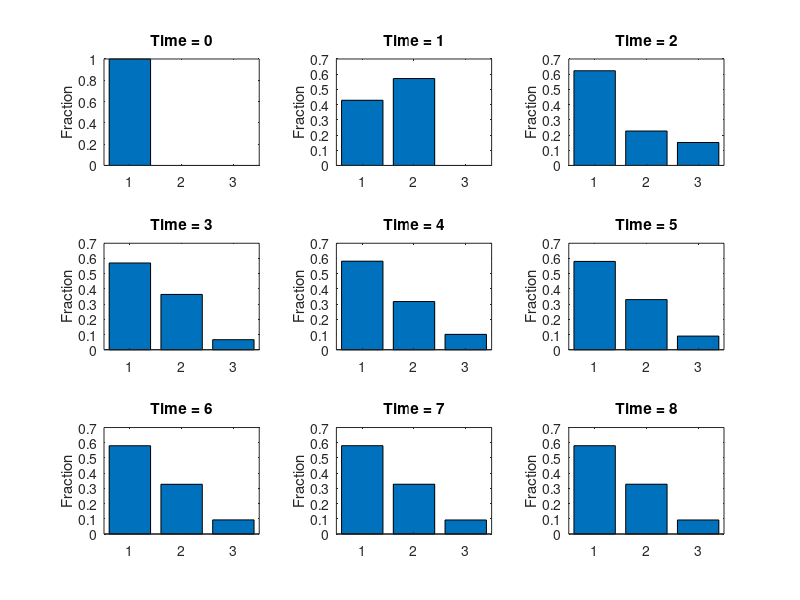
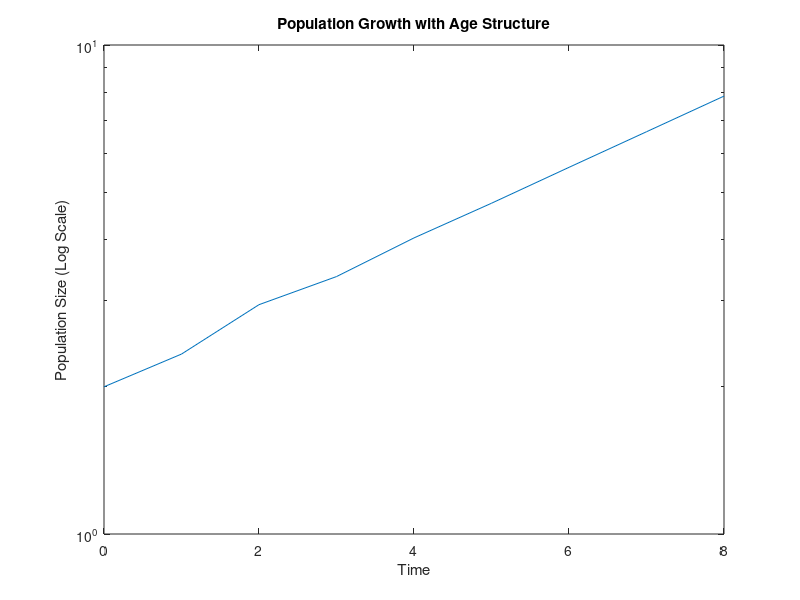
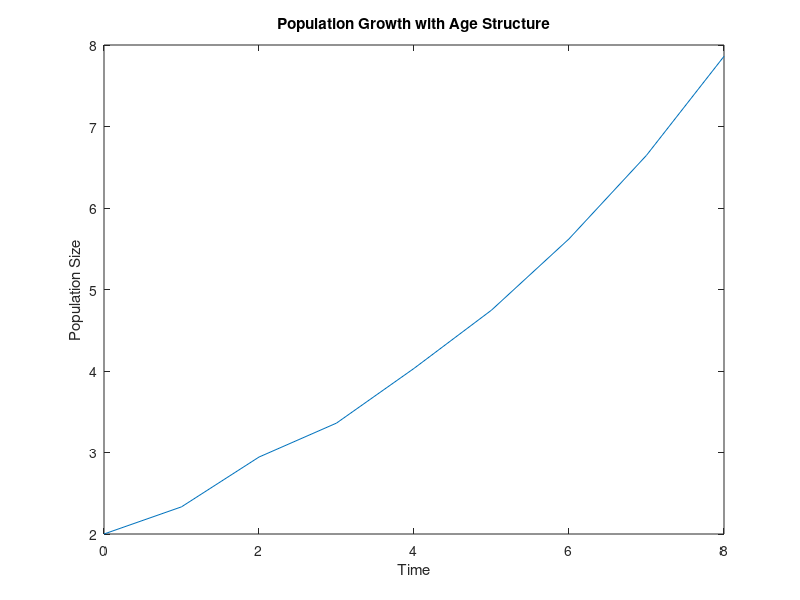

These charts were generated, in order, by the following MATLAB code:
% Scripts for Population Bomb
% Lecture 3 - Anthony J. Richardson
% Example 1: Discrete Time Geometric Growth Equation
% Try playing with different values of R
setenv ("GNUTERM","xlib")
more off
% Lecture 3: The Leslie Matrix in Discrete Time
% M3.1
n0=[2;0;0] % Initial population sizes = 2, 0, 0
m=[0.5 1 0.75; 0.6666 0 0; 0 0.33333 0]% Leslie Matrix = m=[0.5 1 0.75; 0.6666 0 0; 0 0.33333 0]% Leslie Matrix
s0=sum(n0) % total population
c0=n0/s0 % proportion of population in each age class = age distribution

n1=m*n0 % 1st iteration
s1=sum(n1) % total
c1=n1/s1 % proportion of population in each age class = age distribution

n2=m*n1
s2=sum(n2)
c2=n2/s2

n3=m*n2
s3=sum(n3)
c3=n3/s3

n4=m*n3
s4=sum(n4)
c4=n4/s4

n5=m*n4
s5=sum(n5)
c5=n5/s5

n6=m*n5
s6=sum(n6)
c6=n6/s6

n7=m*n6
s7=sum(n7)
c7=n7/s7

n8=m*n7
s8=sum(n8)
c8=n8/s8

%figure(1)
t=0:1:8
s=[s0 s1 s2 s3 s4 s5 s6 s7 s8]
%plot(t,s)

% Regularity 1 - Stable Age Structure
% M3.2
figure
subplot(3,3,1)
bar(c0)
ylabel('Fraction')
title('Time = 0')

subplot(3,3,2)
bar(c1)
ylabel('Fraction')
title('Time = 1')

subplot(3,3,3)
bar(c2)
ylabel('Fraction')
title('Time = 2')

subplot(3,3,4)
bar(c3)
ylabel('Fraction')
title('Time = 3')

subplot(3,3,5)
bar(c4)
ylabel('Fraction')
title('Time = 4')

subplot(3,3,6)
bar(c5)
ylabel('Fraction')
title('Time = 5')

subplot(3,3,7)
bar(c6)
ylabel('Fraction')
title('Time = 6')

subplot(3,3,8)
bar(c7)
ylabel('Fraction')
title('Time = 7')

subplot(3,3,9)
bar(c8)
ylabel('Fraction')
title('Time = 8')

c8 % Stable age structure

% M3.3: Regularity 2 - Population Growth

t=0:1:8
s=[s0 s1 s2 s3 s4 s5 s6 s7 s8]
figure
semilogy(t,s)
ylabel('Population Size (Log Scale)')
xlabel('Time')
title('Population Growth with Age Structure')
figure
plot(t,s)
ylabel('Population Size')
xlabel('Time')
title('Population Growth with Age Structure')

R=s8/s7 % Nt+1=RNt

% Calculating R and Stable Age Distribution
% M3.4
[v,d]=eig(m) % v=eigenvectors, d=eigenvalues
R=max(max(abs(d)))
D=v(:,1)/sum(v(:,1)) % Stable age distribution: MATLAB convention to present eigenvectors with unit length, rather than to sum to 1

eigs(m)
